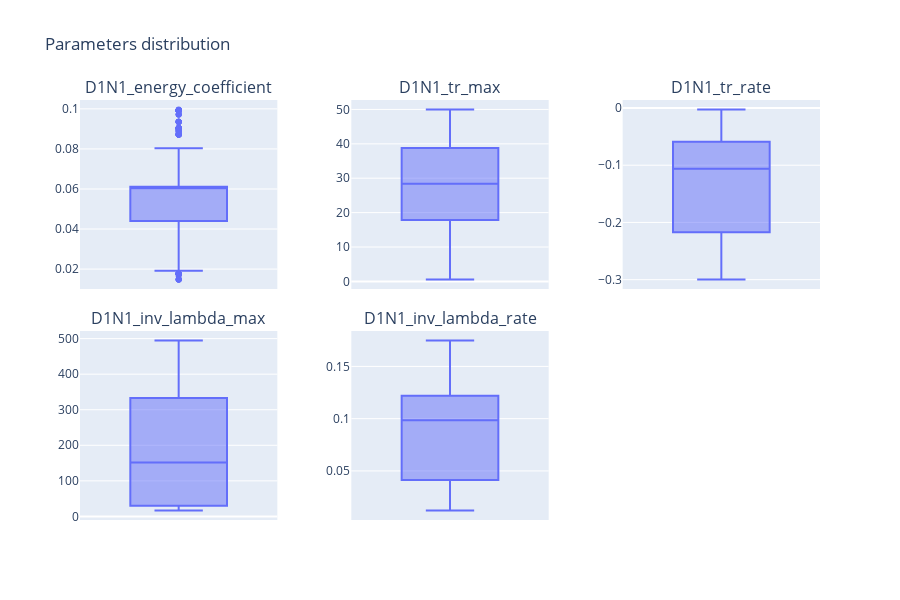

Source (notebook cell):
### Code cell
viewer.box_plot(3, nbest=1000)

### Figure 1 — Plotly figure (JSON) as saved in the notebook; plotly's stock layout.template omitted (floating-point values rounded to 4 significant figures; data arrays with more than 128 entries replaced by an {"elided": "..."} marker saying what was removed)
{"data": [{"alignmentgroup": "True", "hovertemplate": "D1N1_energy_coefficient=%{y}<extra></extra>", "legendgroup": "", "marker": {"color": "#636efa"}, "name": "", "notched": false, "offsetgroup": "", "orientation": "v", "showlegend": false, "type": "box", "x0": " ", "xaxis": "x", "y": {"elided": "1000 float values"}, "y0": " ", "yaxis": "y"}, {"alignmentgroup": "True", "hovertemplate": "D1N1_tr_max=%{y}<extra></extra>", "legendgroup": "", "marker": {"color": "#636efa"}, "name": "", "notched": false, "offsetgroup": "", "orientation": "v", "showlegend": false, "type": "box", "x0": " ", "xaxis": "x2", "y": {"elided": "1000 float values"}, "y0": " ", "yaxis": "y2"}, {"alignmentgroup": "True", "hovertemplate": "D1N1_tr_rate=%{y}<extra></extra>", "legendgroup": "", "marker": {"color": "#636efa"}, "name": "", "notched": false, "offsetgroup": "", "orientation": "v", "showlegend": false, "type": "box", "x0": " ", "xaxis": "x3", "y": {"elided": "1000 float values"}, "y0": " ", "yaxis": "y3"}, {"alignmentgroup": "True", "hovertemplate": "D1N1_inv_lambda_max=%{y}<extra></extra>", "legendgroup": "", "marker": {"color": "#636efa"}, "name": "", "notched": false, "offsetgroup": "", "orientation": "v", "showlegend": false, "type": "box", "x0": " ", "xaxis": "x4", "y": {"elided": "1000 float values"}, "y0": " ", "yaxis": "y4"}, {"alignmentgroup": "True", "hovertemplate": "D1N1_inv_lambda_rate=%{y}<extra></extra>", "legendgroup": "", "marker": {"color": "#636efa"}, "name": "", "notched": false, "offsetgroup": "", "orientation": "v", "showlegend": false, "type": "box", "x0": " ", "xaxis": "x5", "y": {"elided": "1000 float values"}, "y0": " ", "yaxis": "y5"}], "layout": {"annotations": [{"font": {"size": 16}, "showarrow": false, "text": "D1N1_energy_coefficient", "x": 0.1333, "xanchor": "center", "xref": "paper", "y": 1, "yanchor": "bottom", "yref": "paper"}, {"font": {"size": 16}, "showarrow": false, "text": "D1N1_tr_max", "x": 0.5, "xanchor": "center", "xref": "paper", "y": 1, "yanchor": "bottom", "yref": "paper"}, {"font": {"size": 16}, "showarrow": false, "text": "D1N1_tr_rate", "x": 0.8667, "xanchor": "center", "xref": "paper", "y": 1, "yanchor": "bottom", "yref": "paper"}, {"font": {"size": 16}, "showarrow": false, "text": "D1N1_inv_lambda_max", "x": 0.1333, "xanchor": "center", "xref": "paper", "y": 0.45, "yanchor": "bottom", "yref": "paper"}, {"font": {"size": 16}, "showarrow": false, "text": "D1N1_inv_lambda_rate", "x": 0.5, "xanchor": "center", "xref": "paper", "y": 0.45, "yanchor": "bottom", "yref": "paper"}], "height": 600, "title": {"text": "Parameters distribution"}, "width": 900, "xaxis": {"anchor": "y", "domain": [0, 0.2667]}, "xaxis2": {"anchor": "y2", "domain": [0.3667, 0.6333]}, "xaxis3": {"anchor": "y3", "domain": [0.7333, 1]}, "xaxis4": {"anchor": "y4", "domain": [0, 0.2667]}, "xaxis5": {"anchor": "y5", "domain": [0.3667, 0.6333]}, "xaxis6": {"anchor": "y6", "domain": [0.7333, 1]}, "yaxis": {"anchor": "x", "domain": [0.55, 1]}, "yaxis2": {"anchor": "x2", "domain": [0.55, 1]}, "yaxis3": {"anchor": "x3", "domain": [0.55, 1]}, "yaxis4": {"anchor": "x4", "domain": [0, 0.45]}, "yaxis5": {"anchor": "x5", "domain": [0, 0.45]}, "yaxis6": {"anchor": "x6", "domain": [0, 0.45]}}}
